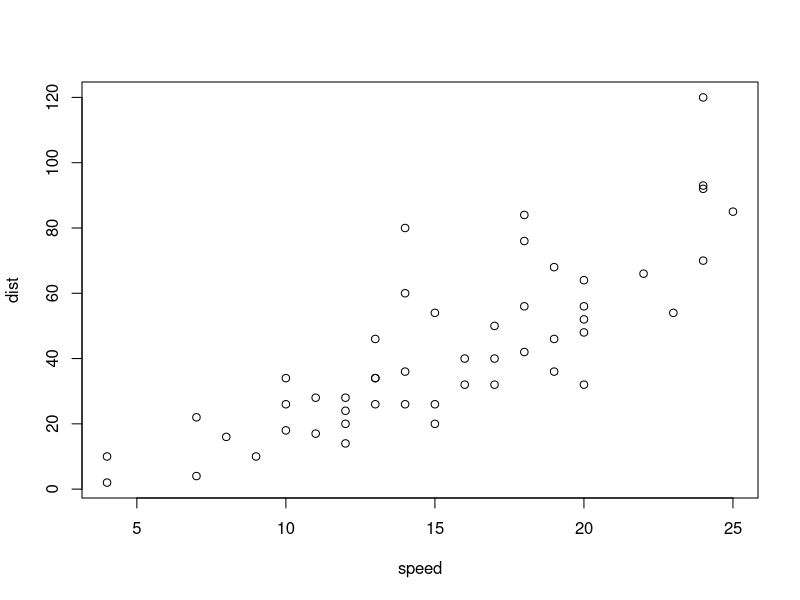
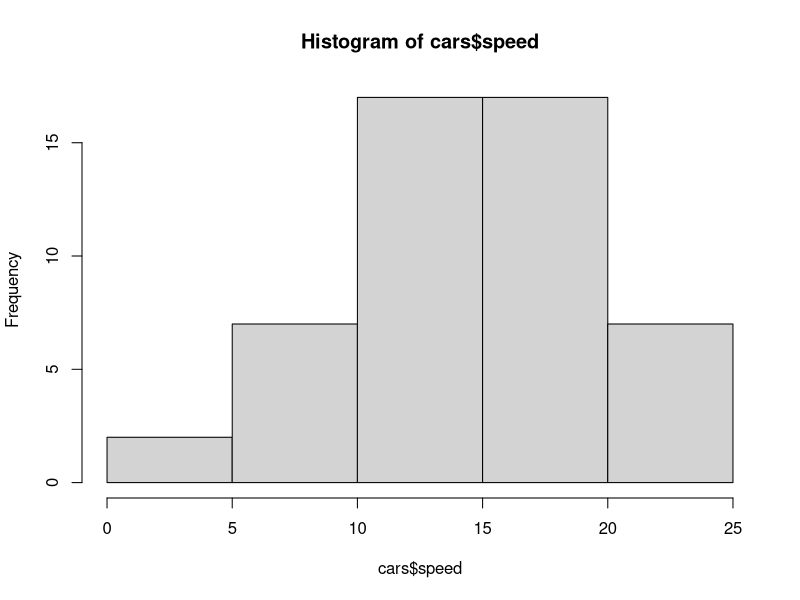
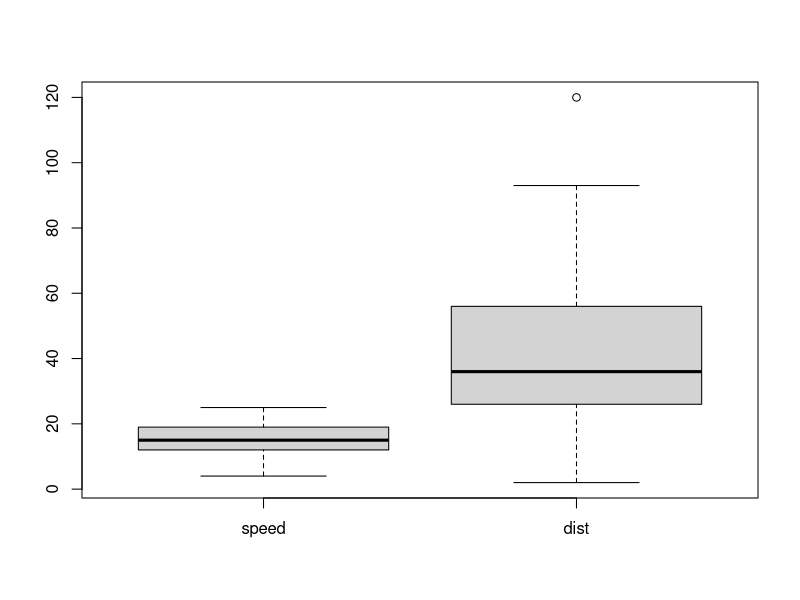

Generate these figures, in order, with R:
## ---- chunk 1
#| warnings: FALSE
#| errors: FALSE
#| output: FALSE
# Package laden (bei jedem Öffnen von R zu Beginn des Skripts ausführen)
library("tidyverse") 
## ---- chunk 2
1+1-4*2/15
## ---- chunk 3
1+1-4*2/15
## ---- chunk 4
#| echo: false

1+1+1
5*5
3*(4+3)
1000/(10^2)
sqrt(144)
sin(60)
## ---- chunk 5
a <- 5 # Variable namens a mit dem Wert 5
b = 5 # Variable namens b mit dem Wert 5
c <- 6.45 # Variable namens c mit dem Wert 6.45
d <- 5*3 # Variable namens d mit dem Wert ?
## ---- chunk 6
a
## ---- chunk 7
a <- 10
a
## ---- chunk 8
a <- 5
b <- 5
c <- 6.45
d <- 5*3
## ---- chunk 9
numbers <- c(23, 45, 34)
words <- c("ja", "nein", "vielleicht")
## ---- chunk 10
y <- c(23, 45, 34)
class(y)
## ---- chunk 11
d <- tibble(sub = c("sub-01", "sub-02", "sub-03", "sub-04"),
            age = c(43, 54, 33, 29),
            accuracy = c(89, 77, 95, 98)
            )
## ---- chunk 12
mean(c(105, 88, 115, 102, 104, 96, 85, 112, 98))
## ---- chunk 13
# mean with a numeric vector
iq <- c(105, 88, 115, 102, 104, 96, 85, 112, 98)
mean(iq)
## ---- chunk 14
num_var <- c(346, 56, 23, 85, 234, 8, 4, 812, 34)
mean(num_var)
## ---- chunk 15
data_iq <- rnorm(100, mean = 100, sd = 15) # diese Zeile generiert 100 Messungen
## ---- chunk 16
glimpse(d)
## ---- chunk 17
summary(cars)
## ---- chunk 18
cars$speed
## ---- chunk 19
cars$dist
## ---- chunk 20
plot(cars)
## ---- chunk 21
hist(cars$speed)
## ---- chunk 22
boxplot(cars)
## ---- chunk 23
?cor()
